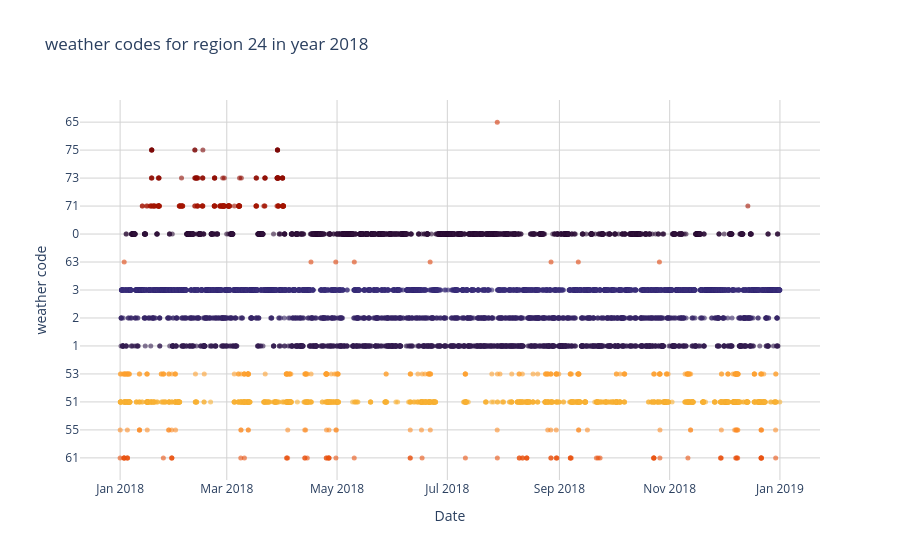

The code cell stored with this chart in its notebook:
### Markdown cell above
Display weather codes

### Code cell
display_weather_codes_per_region(weather_path, "24", "2018")

### Figure 1 — Plotly figure (JSON) as saved in the notebook; plotly's stock layout.template omitted (floating-point values rounded to 4 significant figures; data arrays with more than 128 entries replaced by an {"elided": "..."} marker saying what was removed)
{"data": [{"hovertemplate": "Date: %{x}<br>weather code: %{y}<extra></extra>", "marker": {"color": {"elided": "8760 float values"}, "colorscale": [[0, "#30123b"], [0.07143, "#4145ab"], [0.1429, "#4675ed"], [0.2143, "#39a2fc"], [0.2857, "#1bcfd4"], [0.3571, "#24eca6"], [0.4286, "#61fc6c"], [0.5, "#a4fc3b"], [0.5714, "#d1e834"], [0.6429, "#f3c63a"], [0.7143, "#fe9b2d"], [0.7857, "#f36315"], [0.8571, "#d93806"], [0.9286, "#b11901"], [1, "#7a0402"]], "opacity": 0.6, "size": 5}, "mode": "markers", "name": "weather code", "type": "scatter", "x": {"elided": "8760 str values"}, "y": {"elided": "8760 float values"}}], "layout": {"hovermode": "closest", "plot_bgcolor": "white", "title": {"text": "weather codes for region 24 in year 2018"}, "xaxis": {"gridcolor": "lightgrey", "showgrid": true, "title": {"text": "Date"}}, "yaxis": {"gridcolor": "lightgrey", "showgrid": true, "title": {"text": "weather code"}, "type": "category"}}}
